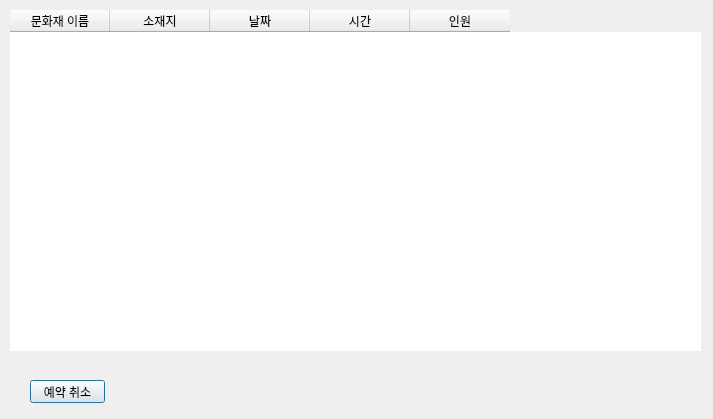
<?xml version="1.0" encoding="UTF-8"?>
<ui version="4.0">
 <class>Dialog</class>
 <widget class="QDialog" name="Dialog">
  <property name="windowModality">
   <enum>Qt::ApplicationModal</enum>
  </property>
  <property name="geometry">
   <rect>
    <x>0</x>
    <y>0</y>
    <width>713</width>
    <height>419</height>
   </rect>
  </property>
  <property name="windowTitle">
   <string>Dialog</string>
  </property>
  <widget class="QTableWidget" name="tableWidget">
   <property name="geometry">
    <rect>
     <x>10</x>
     <y>10</y>
     <width>691</width>
     <height>341</height>
    </rect>
   </property>
   <property name="frameShape">
    <enum>QFrame::NoFrame</enum>
   </property>
   <column>
    <property name="text">
     <string>문화재 이름</string>
    </property>
   </column>
   <column>
    <property name="text">
     <string>소재지</string>
    </property>
   </column>
   <column>
    <property name="text">
     <string>날짜</string>
    </property>
   </column>
   <column>
    <property name="text">
     <string>시간</string>
    </property>
   </column>
   <column>
    <property name="text">
     <string>인원</string>
    </property>
   </column>
  </widget>
  <widget class="QPushButton" name="pushButton">
   <property name="geometry">
    <rect>
     <x>30</x>
     <y>380</y>
     <width>75</width>
     <height>23</height>
    </rect>
   </property>
   <property name="text">
    <string>예약 취소</string>
   </property>
  </widget>
 </widget>
 <resources/>
 <connections/>
</ui>
